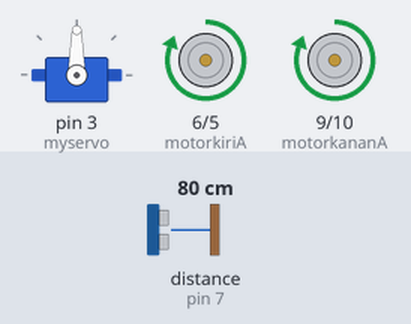
The sketch below on a simulated Arduino Uno, built with avr-gcc and run on an emulated ATmega328P. Shown: servo, motor-driver pin pairs drawn as motors (green arrow = first pin HIGH = forward, orange = second pin HIGH = backward, longer = more drive). Wiring (inferred from the names in the program): ultrasonic range finder: trigger pin 8; echo pin 7. Inputs (shaded band) come from the test bench; at power-on: distance to the obstacle (sensor on pin 7) 80 cm. The echo pulse lasts 58.3 µs per cm.

Above: at 1.2 s.
1.3 s: distance to the obstacle (sensor on pin 7) set to 13 cm
2.8 s: distance to the obstacle (sensor on pin 7) set to 10 cm
At 5.1 s:
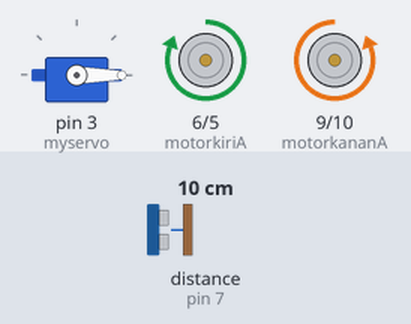
5.8 s: distance to the obstacle (sensor on pin 7) set to 4 cm
8.8 s: distance to the obstacle (sensor on pin 7) set to 2 cm
At 9.8 s:
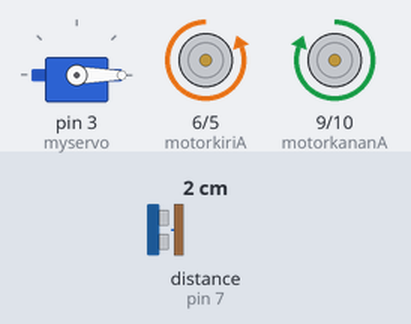
11.8 s: distance to the obstacle (sensor on pin 7) set to 9 cm
At 13.2 s:
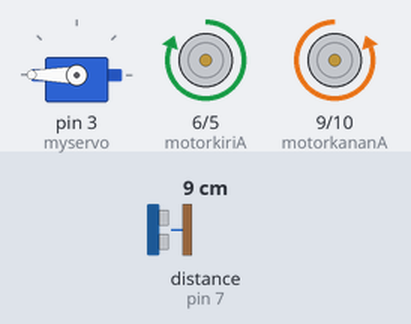
14.8 s: distance to the obstacle (sensor on pin 7) set to 18 cm
At 15.9 s:
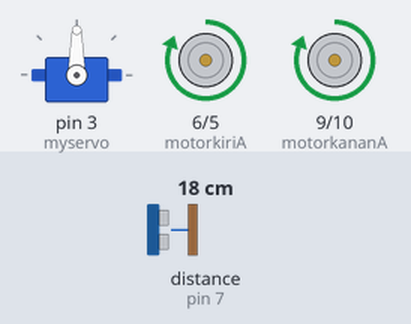
Timing chart, 0 to 17.8 s (numbered marks = the images above; inputs shaded):
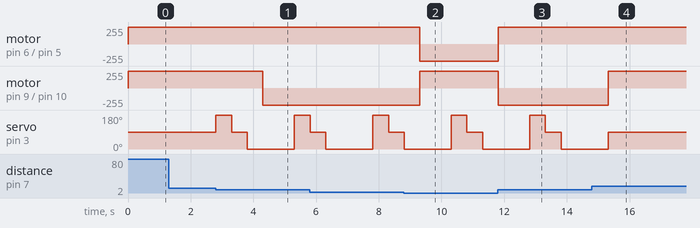

Measured:
- the behaviour switches between 12 and 11 cm on distance to the obstacle (sensor on pin 7) (found by bisection; images 0 and 1)
- the behaviour switches between 3 and 2 cm on distance to the obstacle (sensor on pin 7) (found by bisection; images 1 and 2)
- after the input at 1.3 s, every drawn part: stays the same
- after the input at 2.8 s, motor on pin 9 (motorkananA) / pin 10 (motorkananB): forward 255/255 → backward 255/255 after 1.5 s; servo on pin 3 (myservo): 90° → 180° at once, → 90° 0.50 s later, → 0° 0.50 s later, → 180° 1.5 s later
- after the input at 8.8 s, motor on pin 6 (motorkiriA) / pin 5 (motorkiriB): forward 255/255 → backward 255/255 after 0.51 s; motor on pin 9 (motorkananA) / pin 10 (motorkananB): backward 255/255 → forward 255/255 after 0.51 s
- after the input at 11.8 s, motor on pin 6 (motorkiriA) / pin 5 (motorkiriB): backward 255/255 → forward 255/255 at once; motor on pin 9 (motorkananA) / pin 10 (motorkananB): forward 255/255 → backward 255/255 at once
- after the input at 14.8 s, motor on pin 9 (motorkananA) / pin 10 (motorkananB): backward 255/255 → forward 255/255 after 0.52 s

The sketch:

STEMI_XB2.0_autonomus.ino
```cpp
#include <Servo.h>

Servo myservo;

#define motorkiriA 6
#define motorkiriB 5
#define motorkananA 9
#define motorkananB 10

#define trigPin 8
#define echoPin 7

long duration;
int distance;
int posisi;

void setup() {
  Serial.begin(9600);
  pinMode(trigPin, OUTPUT); // Sets the trigPin as an Output
  pinMode(echoPin, INPUT); // Sets the echoPin as an Input
  pinMode(motorkiriA, OUTPUT);
  pinMode(motorkiriB, OUTPUT);
  pinMode(motorkananA, OUTPUT);
  pinMode(motorkananB, OUTPUT);
  myservo.attach(3);
}

void motor(int pwmkiriA, int pwmkiriB, int pwmkananA, int pwmkananB) {
  analogWrite(motorkiriA, pwmkiriA);
  analogWrite(motorkiriB, pwmkiriB);
  analogWrite(motorkananA, pwmkananA);
  analogWrite(motorkananB, pwmkananB);
}

void loop() {
  cekJarak();
  myservo.write(90);
  if (distance > 10) {
    motor(255, 0, 255, 0);
  }
  else {
    cekPosisi();
    if (posisi == 1) { //belok kiri
      motor(0, 255, 255, 0);
      delay(1000);
      posisi = 2;
    }
    else if (posisi == 3) { //belok kanan
      motor(255, 0, 0, 255);
      delay(1000);
      posisi = 2;
    }
    else {
      motor(0, 0, 0, 0);
      delay(1000);
      posisi = 2;
    }
    //cek kondisi kiri -  depan - kanan

}}


void cekJarak() {
  // Clears the trigPin
  digitalWrite(trigPin, LOW);
  delayMicroseconds(2);
  // Sets the trigPin on HIGH state for 10 micro seconds
  digitalWrite(trigPin, HIGH);
  delayMicroseconds(10);
  digitalWrite(trigPin, LOW);
  // Reads the echoPin, returns the sound wave travel time in microseconds
  duration = pulseIn(echoPin, HIGH);
  // Calculating the distance
  distance = duration * 0.034 / 2;
  // Prints the distance on the Serial Monitor
}


void cekPosisi() {
  myservo.write(180);
  delay(500);
  cekJarak();
  int posA = distance;
  myservo.write(90);
  delay(500);
  cekJarak();
  int posB = distance;
  myservo.write(0);
  delay(500);
  cekJarak();
  int posC = distance;
  // anggap bahwa nilai yang didapat tidak ada yang sama
  if (posA > posB) { // cek apakah A lebih besar dari B?  jika ya bandingkan dengan C jika tidak B berarti lebih besar dan B harus dibandingkan dengan C
    if (posA > posC) { // cek apakah A lebih besar dari C?
      posisi = 1; //jika ya, posisi dipilih berarti sama dengan 1 = ke kiri
    }
    else {
      posisi = 3; //jika tidak, posisi dipilih berarti sama dengan 3 = ke kanan
    }
  }

  else {
    if (posB > posC) { // cek apakah B lebih besar dari C?
      posisi = 2; // jika ya, posisi dipilih berarti sama dengan 2 = maju/// kok aneh yaa :D
    }
    else {
      posisi = 3; //jika tidak, posisi dipilih berarti sama dengan 3 = ke kanan
    }
  }
}
```
